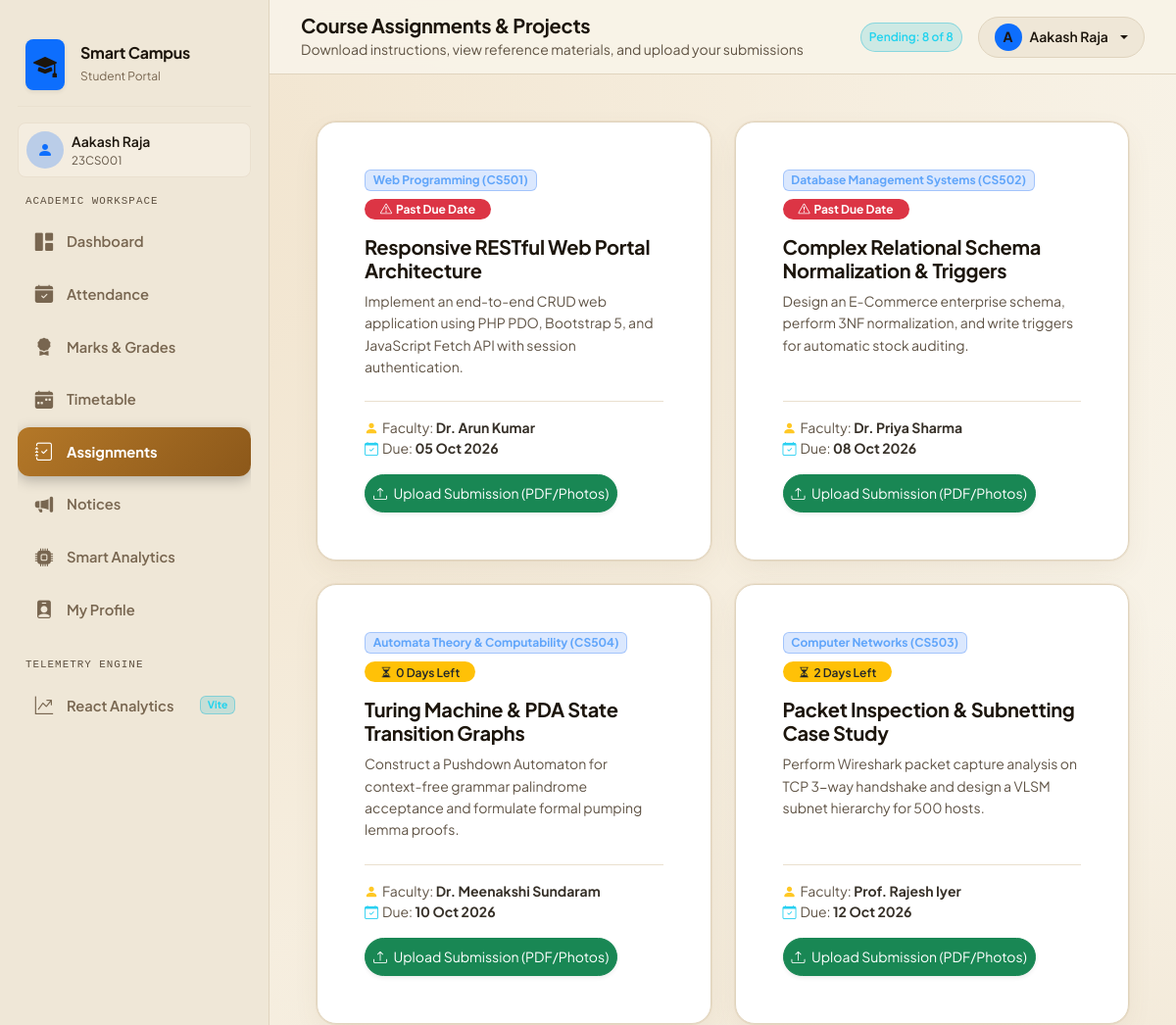
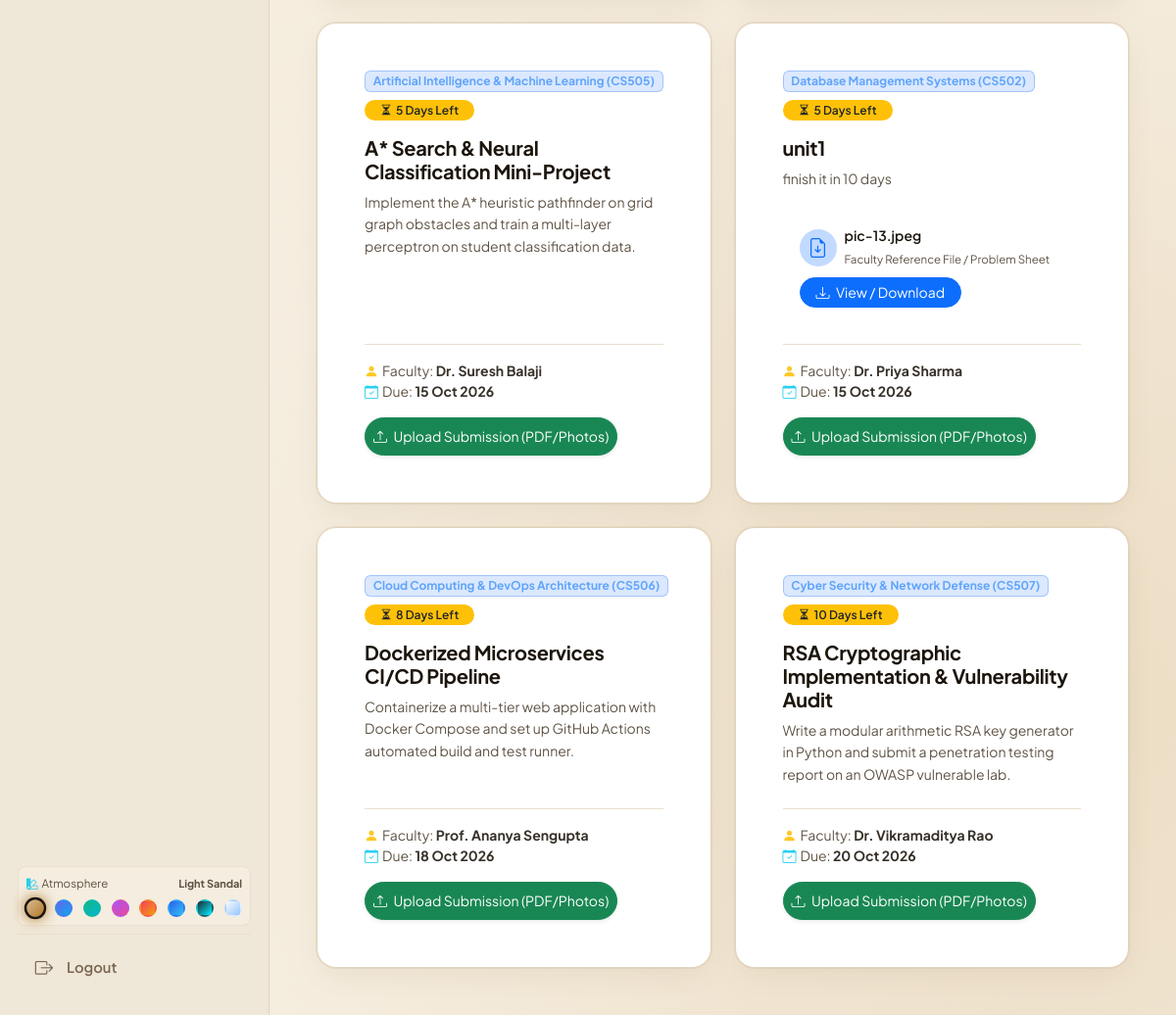
Page /frontend/pages/student-assignments.php (signed in) on the committed database (2 pictures, top to bottom).
### tables this page shows
CREATE TABLE `assignments` (
  `id` int(11) NOT NULL AUTO_INCREMENT,
  `subject_id` int(11) NOT NULL,
  `title` varchar(150) NOT NULL,
  `description` text DEFAULT NULL,
  `due_date` date DEFAULT NULL,
  `created_by` int(11) DEFAULT NULL,
  `attachment_path` varchar(255) DEFAULT NULL,
  `attachment_name` varchar(255) DEFAULT NULL,
  PRIMARY KEY (`id`),
  KEY `subject_id` (`subject_id`),
  KEY `created_by` (`created_by`),
  CONSTRAINT `assignments_ibfk_1` FOREIGN KEY (`subject_id`) REFERENCES `subjects` (`id`) ON DELETE CASCADE,
  CONSTRAINT `assignments_ibfk_2` FOREIGN KEY (`created_by`) REFERENCES `users` (`id`) ON DELETE SET NULL
);

CREATE TABLE `subjects` (
  `id` int(11) NOT NULL AUTO_INCREMENT,
  `subject_name` varchar(100) NOT NULL,
  `subject_code` varchar(30) NOT NULL,
  `department` varchar(100) DEFAULT NULL,
  `faculty_id` int(11) DEFAULT NULL,
  `semester` int(11) DEFAULT NULL,
  `total_course_hours` int(11) DEFAULT 75,
  PRIMARY KEY (`id`)
);

CREATE TABLE `users` (
  `id` int(11) NOT NULL AUTO_INCREMENT,
  `name` varchar(100) NOT NULL,
  `register_no` varchar(50) DEFAULT NULL,
  `email` varchar(100) NOT NULL,
  `password` varchar(255) NOT NULL,
  `role` enum('student','faculty','admin') NOT NULL,
  `department` varchar(100) DEFAULT NULL,
  `year` int(11) DEFAULT NULL,
  `created_at` timestamp NOT NULL DEFAULT current_timestamp(),
  PRIMARY KEY (`id`),
  UNIQUE KEY `email` (`email`)
);

### frontend/pages/student-assignments.php (the view, shortened to what the rows shown need)
<?php
require_once __DIR__ . '/../../backend/config/db.php';
require_once __DIR__ . '/../../backend/student/get_student_data.php';
$student_id = (int)$_SESSION['user_id'];
$data = getStudentFullData($conn, $student_id);
$assignments = $data['assignments'];
require_once __DIR__ . '/../includes/header.php';
?>
<div class="app-main">
    <main class="p-4 p-lg-5 flex-grow-1">
        <div class="row g-4">
            <?php if (!empty($assignments)): ?>
                <?php foreach ($assignments as $asg): ?>
                <?php
                    $is_submitted = !empty($asg['is_submitted']);
                ?>
                <div class="col-lg-6">
                    <div class="erp-card p-4 p-lg-5 h-100 d-flex flex-column justify-content-between position-relative border-start border-4 <?php echo $is_submitted ? 'border-success' : ($asg['is_overdue'] ? 'border-danger' : 'border-warning'); ?>">
                        <div>
                            <div class="d-flex justify-content-between align-items-start mb-3 flex-wrap gap-2">
                                <span class="badge bg-primary bg-opacity-20 text-primary border border-primary border-opacity-25 px-2.5 py-1">
                                    <?php echo htmlspecialchars($asg['subject_name']); ?> (<?php echo htmlspecialchars($asg['subject_code']); ?>)
                                </span>
                                <div class="d-flex gap-2">
                                    <?php if ($is_submitted): ?>
                                        <span class="badge bg-success rounded-pill px-3 py-1.5 fw-semibold">
                                            <i class="bi bi-check2-circle me-1"></i>Submitted
                                        </span>
                                    <?php elseif ($asg['is_overdue']): ?>
                                        <span class="badge bg-danger rounded-pill px-3 py-1.5">
                                            <i class="bi bi-exclamation-triangle me-1"></i>Past Due Date
                                        </span>
                                    <?php else: ?>
                                        <span class="badge bg-warning text-dark rounded-pill px-3 py-1.5 fw-semibold">
                                            <i class="bi bi-hourglass-split me-1"></i><?php echo $asg['days_left']; ?> Days Left
                                        </span>
                                    <?php endif; ?>
                                </div>
                            </div>
                            <h5 class="fw-bold text-white mb-2" style="font-size: 1.25rem;"><?php echo htmlspecialchars($asg['title']); ?></h5>
                            <p class="text-white-50 small mb-4" style="line-height: 1.6;"><?php echo nl2br(htmlspecialchars($asg['description'])); ?></p>
                            <?php if (!empty($asg['attachment_path'])): ?>
                            <div class="faculty-attachment-box mb-4 d-flex align-items-center justify-content-between flex-wrap gap-2">
                                <div class="d-flex align-items-center gap-2">
                                    <div class="rounded-circle bg-primary bg-opacity-25 text-primary d-flex align-items-center justify-content-center" style="width: 38px; height: 38px;">
                                        <i class="bi bi-file-earmark-arrow-down fs-5"></i>
                                    </div>
                                    <div>
                                        <span class="d-block text-white fw-semibold small text-truncate" style="max-width: 220px;">
                                            <?php echo htmlspecialchars($asg['attachment_name'] ?: 'Reference Material'); ?>
                                        </span>
                                        <span class="text-white-50" style="font-size: 0.72rem;">Faculty Reference File / Problem Sheet</span>
                                    </div>
                                </div>
                                <a href="../../<?php echo htmlspecialchars($asg['attachment_path']); ?>" target="_blank" download class="btn btn-primary btn-sm rounded-pill px-3">
                                    <i class="bi bi-download me-1"></i> View / Download
                                </a>
                            </div>
                            <?php endif; ?>
                        </div>
                        <div class="pt-3 border-top border-secondary border-opacity-25 d-flex justify-content-between align-items-center flex-wrap gap-3">
                            <div class="text-white-50 small">
                                <div><i class="bi bi-person-fill text-warning me-1"></i>Faculty: <strong class="text-white"><?php echo htmlspecialchars($asg['faculty_name']); ?></strong></div>
                                <div><i class="bi bi-calendar-check text-info me-1"></i>Due: <strong class="text-white"><?php echo date('d M Y', strtotime($asg['due_date'])); ?></strong></div>
                            </div>
                            <div>
                                <button type="button" class="btn <?php echo $is_submitted ? 'btn-outline-warning' : 'btn-success'; ?> btn-sm rounded-pill px-3.5 py-2 shadow-sm" onclick="openUploadModal(<?php echo $asg['id']; ?>, '<?php echo htmlspecialchars(addslashes($asg['title'])); ?>', <?php echo $is_submitted ? 'true' : 'false'; ?>)">
                                    <i class="bi <?php echo $is_submitted ? 'bi-arrow-repeat' : 'bi-upload'; ?> me-1"></i>
                                    <span><?php echo $is_submitted ? 'Resubmit / Update File' : 'Upload Submission (PDF/Photos)'; ?></span>
                                </button>
                            </div>
                        </div>
                    </div>
                </div>
                <?php endforeach; ?>
            <?php endif; ?>
        </div>
    </main>
</div>
<?php require_once __DIR__ . '/../includes/footer.php'; ?>

### rows in the picture
assignments: subject.subject_name "Web Programming", subject.subject_code "CS501", shows "Past Due Date", title "Responsive RESTful Web Portal Architecture", description "Implement an end-to-end CRUD web application using PHP PDO, Bootstrap 5, and JavaScript Fetch API with session authentication.", created_by.name "Dr. Arun Kumar", due_date "05 Oct 2026"
assignments: subject.subject_name "Database Management Systems", subject.subject_code "CS502", shows "Past Due Date", title "Complex Relational Schema Normalization & Triggers", description "Design an E-Commerce enterprise schema, perform 3NF normalization, and write triggers for automatic stock auditing.", created_by.name "Dr. Priya Sharma", due_date "08 Oct 2026"
assignments: subject.subject_name "Automata Theory & Computability", subject.subject_code "CS504", days_left "0", title "Turing Machine & PDA State Transition Graphs", description "Construct a Pushdown Automaton for context-free grammar palindrome acceptance and formulate formal pumping lemma proofs.", created_by.name "Dr. Meenakshi Sundaram", due_date "10 Oct 2026"
assignments: subject.subject_name "Computer Networks", subject.subject_code "CS503", days_left "2", title "Packet Inspection & Subnetting Case Study", description "Perform Wireshark packet capture analysis on TCP 3-way handshake and design a VLSM subnet hierarchy for 500 hosts.", created_by.name "Prof. Rajesh Iyer", due_date "12 Oct 2026"
assignments: subject.subject_name "Artificial Intelligence & Machine Learning", subject.subject_code "CS505", id "5", title "A* Search & Neural Classification Mini-Project", description "Implement the A* heuristic pathfinder on grid graph obstacles and train a multi-layer perceptron on student classification data.", created_by.name "Dr. Suresh Balaji", due_date "15 Oct 2026"
assignments: subject.subject_name "Database Management Systems", subject.subject_code "CS502", days_left "5", title "unit1", description "finish it in 10 days", attachment_name "pic-13.jpeg", created_by.name "Dr. Priya Sharma", due_date "15 Oct 2026"
assignments: subject.subject_name "Cloud Computing & DevOps Architecture", subject.subject_code "CS506", days_left "8", title "Dockerized Microservices CI/CD Pipeline", description "Containerize a multi-tier web application with Docker Compose and set up GitHub Actions automated build and test runner.", created_by.name "Prof. Ananya Sengupta", due_date "18 Oct 2026"
assignments: subject.subject_name "Cyber Security & Network Defense", subject.subject_code "CS507", days_left "10", title "RSA Cryptographic Implementation & Vulnerability Audit", description "Write a modular arithmetic RSA key generator in Python and submit a penetration testing report on an OWASP vulnerable lab.", created_by.name "Dr. Vikramaditya Rao", due_date "20 Oct 2026"

### other values in the picture
$current_user_name "Aakash Raja"
$current_user_reg "23CS001"
$data['stats']['pending_assignments'] "8"
count($assignments) "8"
substr($current_user_name, 0, 1) "A"
